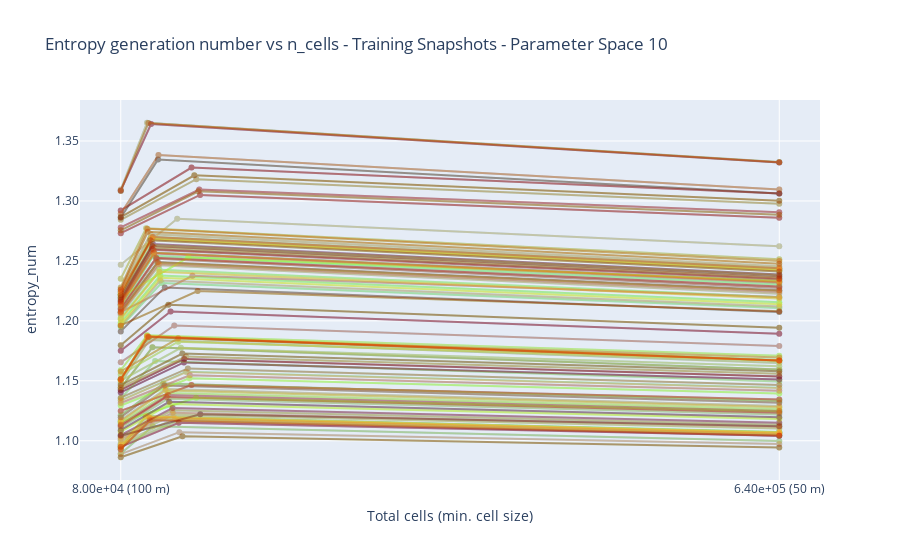

Notebook code cell kept with this figure:
### Code cell
fig = go.Figure()
plot_metric = "entropy_num" #"entropy_num"
squarred_errors = np.zeros((N_SNAPS, len(mapped_dic) + 1)) #! Only if original is also included
for idx_snap in range(N_SNAPS):
    entropies = []
    n_cells = []
    cell_sizes = []
    mapped_meshes = []

    for key, value in mapped_dic.items():
        entropies.append(value[plot_metric][idx_snap][time_step_idx])
        n_cells.append(value["n_cells"])
        cell_sizes.append(value["cell_size"])
        mapped_meshes.append(key)
        
    sorted_indices = np.argsort(np.array(n_cells))
    entropies = np.array(entropies)[sorted_indices]
    cell_sizes = np.array(cell_sizes)[sorted_indices]
    n_cells = np.array(n_cells)[sorted_indices]
    mapped_meshes_sorted = [mapped_meshes[i] for i in sorted_indices]
    
    original_n_cells = n_cells_org[idx_snap]
    original_entropy_num = entropy_num_org[idx_snap][time_step_idx]
    
    idx_org = np.searchsorted(n_cells, original_n_cells)
    n_cells = np.insert(n_cells, idx_org, original_n_cells)
    cell_sizes = np.insert(cell_sizes, idx_org, np.nan)
    entropies = np.insert(entropies, idx_org, original_entropy_num)
    mapped_meshes_sorted.insert(idx_org, "Original Comsol Mesh")
    

    rel_error = (entropies - original_entropy_num) / original_entropy_num
    squarred_errors[idx_snap, :] = (entropies - original_entropy_num)**2
    
    mapped_meshes_sorted = np.array(mapped_meshes_sorted, dtype=object)
    idx_snap_array = np.ones_like(rel_error) * idx_snap
    # Stack into 2D array: shape (n_points, 2)
    custom_data = np.column_stack((mapped_meshes_sorted, rel_error * 100, idx_snap_array))
    

    fig.add_trace(go.Scatter(x=n_cells,
                             y=entropies,
                                mode='markers+lines',
                                name=f"{idx_snap:03d}",
                                opacity=0.4,#
                                customdata=custom_data,
                                hovertemplate=
                                    'Cells: %{x}<br>'
                                    'Entropy number: %{y}<br>'
                                    'Snap Idx: %{customdata[2]:03d}<br>'
                                    'Mapped: %{customdata[0]}<br>'
                                    'Rel Error: %{customdata[1]:.3f}%<extra></extra>',
                                line=dict(color=colors[idx_snap])
                ))
    
fig.update_layout(
    showlegend=False,        # Hide the legend
    title=f"Entropy generation number vs n_cells - Training Snapshots - Parameter Space {PARAMETER_SPACE}",       # Optional: add a title
    xaxis_title="Total cells (min. cell size)",    # Optional: label for x-axis
    yaxis_title=plot_metric,     # Optional: label for y-axis    
    xaxis=dict(
        type='log',                               # Set x-axis to logarithmic scale
        tickformat='.1e',                         # Format x-axis ticks to scientific notation with 2 decimal places
        tickvals = np.delete(n_cells, idx_org),
        ticktext = [f"{n_cell:.2e} ({cell_size:.0f} m)" for (cell_size, n_cell) in zip(np.delete(cell_sizes, idx_org), np.delete(n_cells, idx_org))]
    ),
    yaxis=dict(
        tickformat='.2f',                         # Format y-axis ticks to 2 decimal places (optional)
    )
)

fig.write_image(mapped_root / f"Training_Diff_{plot_metric}.png")
fig.write_html(mapped_root / f"Training_Diff_{plot_metric}.html")
fig.show()
